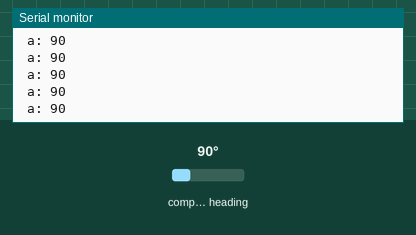
Simulated run of this sketch. Board: Arduino Uno, built with avr-gcc and run on an emulated ATmega328P. On the bench: the last lines printed to the serial monitor. The test bench sets the inputs (shaded band); at power-on: compass heading 90°.

Above: at 1.2 s.
1.3 s: compass heading set to 7°
At 1.32 s:
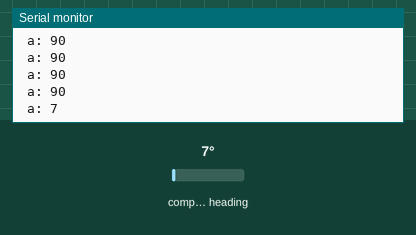
2.8 s: compass heading set to 180°
At 2.84 s:
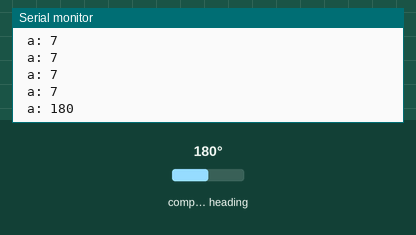
Timing chart, 0 to 5.8 s (numbered marks = the images above; inputs shaded):
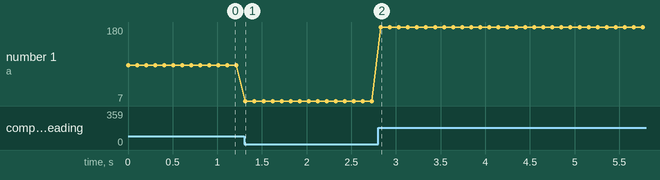

Measured:
- after the input at 1.3 s, the serial monitor: prints a new line at once (image 1)
- after the input at 2.8 s, the serial monitor: prints a new line at once (image 2)
- plotted number 1: 90 → 7 after the input at 1.3 s, 7 → 180 after the input at 2.8 s

The sketch:

code_magnetom_tre.ino
```cpp
#include <Wire.h>
#include <MechaQMC5883.h>

MechaQMC5883 qmc;

void setup() {
  Wire.begin();
  Serial.begin(9600);
  qmc.init();
  //qmc.setMode(Mode_Continuous,ODR_200Hz,RNG_2G,OSR_256);
}

void loop() {
  int x, y, z;
  int azimuth;
  //float azimuth; //is supporting float too
  qmc.read(&x, &y, &z,&azimuth);
  //azimuth = qmc.azimuth(&y,&x);//you can get custom azimuth
  Serial.print(" a: ");
  Serial.print(azimuth);
  Serial.println();
  delay(100);
}
```
